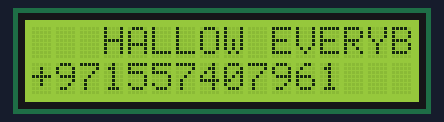
Recording of a sketch running on a simulated Arduino Uno, built with avr-gcc and run on an emulated ATmega328P. Parts: 16×2 character LCD.

Above: at 0.1 s.
At 5.2 s:
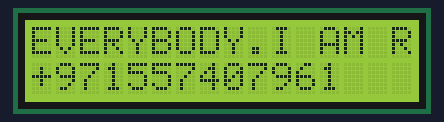
At 9.7 s:
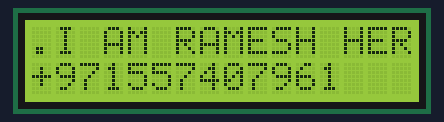
At 19.8 s:
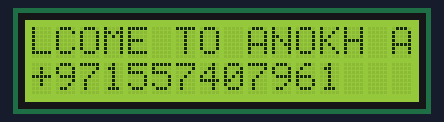
At 29.4 s:
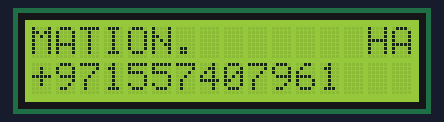
At 39.4 s:
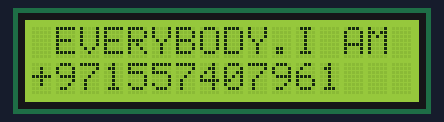

Measured:
- what the display in image 1 shows lasts 0.5 s, from 5.1 s to 5.6 s

The sketch:

endlessscrolling_lcd_displaytwo_line.ino
```cpp
#include <LiquidCrystal.h>
int rs=9;
int en=8;
int d4=7;
int d5=6;
int d6=5;
int d7=4;

LiquidCrystal lcd(9, 8, 7, 6, 5, 4);

// Change following variables as per your need
char * LargeText = "    HALLOW EVERYBODY.I AM RAMESH HERE.WELCOME TO ANOKH AUTOMATION.    ";

int iLineNumber = 0;                                                                   // Line number to show your string (Either 0 or 1)

int iCursor = 1;

void setup()
{
  lcd.begin(16, 2);
}

void loop()
{
  lcd.setCursor (0,1);
  lcd.print("+971557407961");


  UpdateLCDDisplay();                                                                 // Scoll text by 1 character
  delay(500);                                                                         // Change delay to change speed for scrollig text.
}

void UpdateLCDDisplay()
{
  int iLenOfLargeText = strlen(LargeText);                                            // Calculate lenght of string.
  if (iCursor == (iLenOfLargeText - 1) )                                              // Reset variable for rollover effect.
  {
    iCursor = 0;
  }
  //lcd.clear();
  lcd.setCursor(0,iLineNumber);

  if(iCursor < iLenOfLargeText - 16)                                                  // This loop exicuted for normal 16 characters.
  {
    for (int iChar = iCursor; iChar < iCursor + 16 ; iChar++)
    {
      lcd.print(LargeText[iChar]);
    }
  }
  else
  {
    for (int iChar = iCursor; iChar < (iLenOfLargeText - 1) ; iChar++)                //  This code takes care of printing charecters of current string.
    {
      lcd.print(LargeText[iChar]);
    }
    for (int iChar = 0; iChar <= 16 - (iLenOfLargeText - iCursor); iChar++)           //  Reamining charecter will be printed by this loop.
    {
      lcd.print(LargeText[iChar]);
    }
  }
  iCursor++;
}
```
